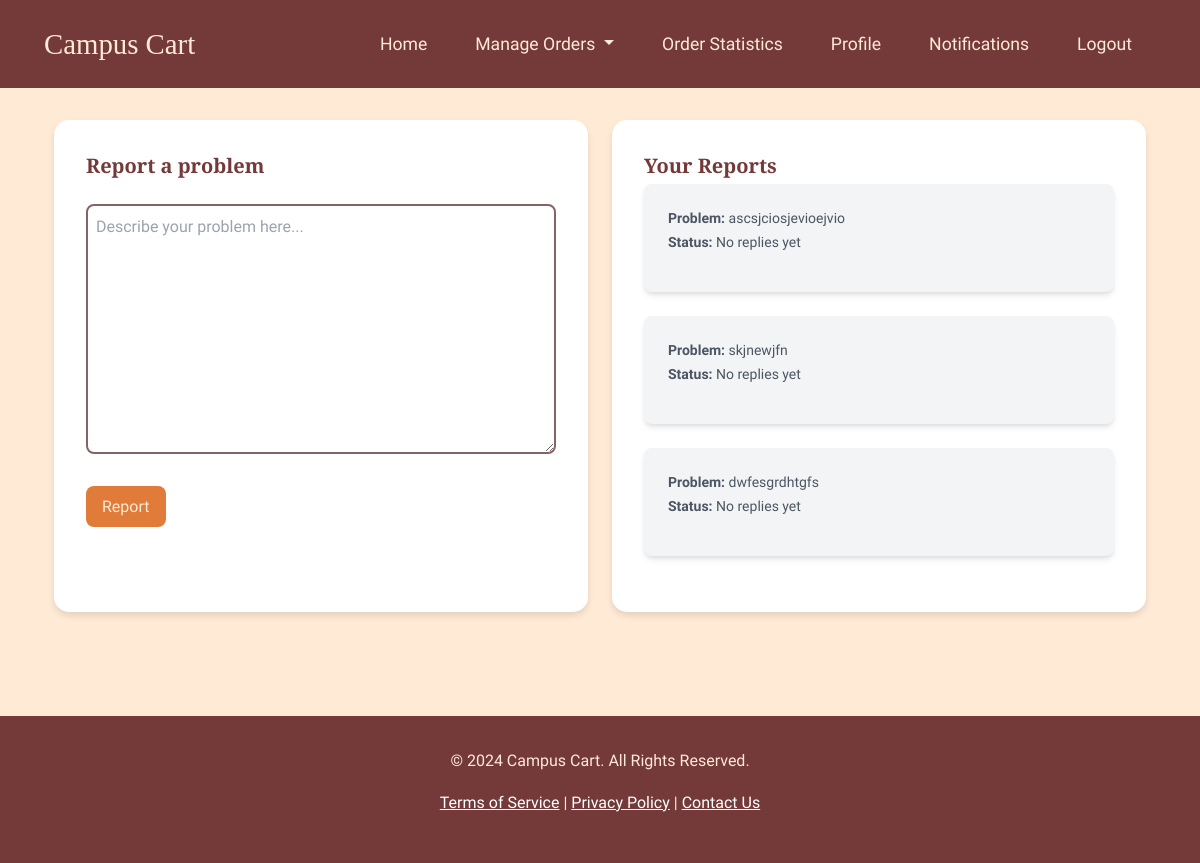
Page /ssp/report (signed in) on the committed database.
### ssp/models.py (models this page shows, shortened)
class ProblemReport(db.Model):
    id = db.Column(db.Integer, primary_key=True)
    user_id = db.Column(db.Integer, db.ForeignKey('users.id'), nullable=False)  # Assuming you have a User model
    description = db.Column(db.Text, nullable=False)
    admin_reply = db.Column(db.Text, default='No replies yet')
    date_reported = db.Column(db.DateTime, default=datetime.utcnow)
    user = db.relationship('Users', backref='reports')  # Assuming you have a User model

### ssp/routes/ssp.py (the view, shortened to what this page needs)
@ssp.route('/report', methods=['GET', 'POST'])
@login_required
def report():
    if current_user.role_id != 2:
        return redirect(url_for('auth.login'))
    reports = ProblemReport.query.filter_by(user_id=current_user.id).all()
    return render_template('service_professional/report.html', reports=reports)

### ssp/templates/service_professional/report.html (shortened to what this page needs)
<!DOCTYPE html>
<html lang="en">
  <head>
    <link
      href="https://cdn.jsdelivr.net/npm/tailwindcss@2.2.19/dist/tailwind.min.css"
      rel="stylesheet"
    />
    <link href="https://cdn.jsdelivr.net/npm/bootstrap@5.3.0-alpha1/dist/css/bootstrap.min.css" rel="stylesheet" />
    <link rel="stylesheet" href="https://cdn.jsdelivr.net/npm/bootstrap-icons@1.7.2/font/bootstrap-icons.css" />
</head>
<body>
    <nav class="navbar">
        <div class="container-fluid">
            <a class="navbar-brand" href="{{ url_for('student.home') }}">Campus Cart</a>
            <ul class="nav">
              <li class="nav-item">
                <a class="nav-link" href="{{ url_for('ssp.ssp_index') }}">Home</a>
              </li>
              <li class="nav-item dropdown">
                <a class="nav-link dropdown-toggle" href="#" id="manageOrdersDropdown" role="button" data-bs-toggle="dropdown" aria-expanded="false">
                    Manage Orders
                </a>
            </li>
              <li class="nav-item">
                <a class="nav-link" href="{{url_for('ssp.feedback')}}">Order Statistics</a>
              </li>
              <li class="nav-item">
                <a class="nav-link" href="{{url_for('ssp.profile')}}">Profile</a>
              </li>
              <li class="nav-item">
                <a class="nav-link" href="{{url_for('ssp.notifications')}}">Notifications</a>
              </li>
              <li class="nav-item">
                <a class="nav-link" href="{{url_for('auth.logout')}}">Logout</a>
              </li>
            </ul>
        </div>
    </nav>
    <main class="container mx-auto py-8 px-4">
      <div class="grid grid-cols-1 md:grid-cols-2 gap-6">
        <div class="card">
          <h2 class="text-xl font-bold mb-4">Report a problem</h2>
          <form method="POST">
            <textarea
              class="textarea-field mb-4"
              name="description"
              placeholder="Describe your problem here..."
              required
            ></textarea>
            <button type="submit" class="btn-primary">Report</button>
          </form>
        </div>
        <div class="card">
          <h2 class="text-xl font-bold mb-1">Your Reports</h2>
          {% for report in reports %}
          <div class="bg-gray-100 p-4 rounded-lg shadow-md mb-4">
            <p class="text-sm text-gray-600 mb-1"><strong>Problem:</strong> {{ report.description }}</p>
            <p class="text-sm text-gray-600"><strong>Status:</strong> {{ report.admin_reply }}</p>
          </div>
          {% else %}
          <p class="text-sm text-gray-500">No reports submitted yet.</p>
          {% endfor %}
        </div>
      </div>
    </main>
    <footer class="footer text-center">
      <p>&copy; 2024 Campus Cart. All Rights Reserved.</p>
      <p>
          <a href="#" class="text-white">Terms of Service</a> |
          <a href="#" class="text-white">Privacy Policy</a> |
          <a href="#" class="text-white">Contact Us</a>
      </p>
  </footer>
  </body>
</html>

### ssp/templates/service_professional/report.html (style rules this page uses)
:root { --text-color: #8f3c2d; --background-color: #ffead6; --primary-color: #e07b39; --secondary-color: #886363; --accent-color: #743939; }
body { font-family: "Old Standard TT", serif; background-color: var(--background-color); color: var(--text-color); line-height: 1.6; }
h1, h2, h3, h4, h5, h6 { font-family: "Alegreya", serif; color: var(--accent-color); }
.navbar { background-color: var(--accent-color); padding: 1rem 2rem; }
.navbar-brand { font-family: "Alegreya", serif; font-size: 1.8rem; color: var(--background-color) !important; }
.nav-link { color: var(--background-color) !important; font-family: "Old Standard TT", serif; font-size: 1.1rem; margin: 0 0.5rem; transition: color 0.3s ease; }
.btn-primary { background-color: var(--primary-color); border-color: var(--primary-color); color: var(--background-color); transition: all 0.3s ease; padding: 0.5rem 1rem; border-radius: 0.5rem; }
.card { border: none; border-radius: 15px; box-shadow: 0 4px 6px rgba(0, 0, 0, 0.1); background-color: white; margin-bottom: 1.5rem; padding: 2rem; }
.footer { background-color: var(--accent-color); color: var(--background-color); padding: 2rem 0; width: 100%; margin-top: 3rem; }
.textarea-field { width: 100%; padding: 0.5rem; border: 2px solid var(--secondary-color); border-radius: 8px; min-height: 250px; resize: vertical; }

### rows in the picture
ProblemReport: description "ascsjciosjevioejvio", admin_reply "No replies yet"
ProblemReport: description "skjnewjfn", admin_reply "No replies yet"
ProblemReport: description "dwfesgrdhtgfs", admin_reply "No replies yet"
